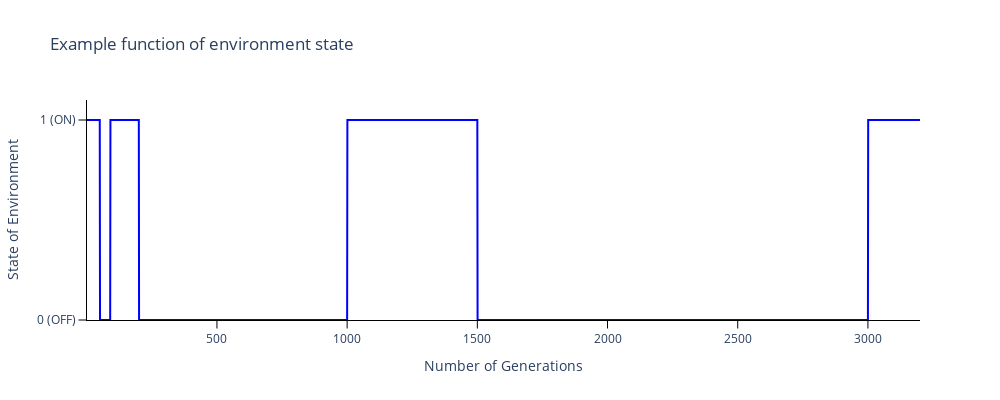

The code cell stored with this chart in its notebook:
### Markdown cell above
## Plot possible switch times of the environment

### Code cell
fig = go.Figure()

# Add traces to the separate counts panels
fig.add_trace(
    go.Scatter(
        y=plot_switch_times,
        x=list(range(1,len(plot_switch_times)+1)),
        mode='lines',
        line_color=colours[0]
    ),
)

fig.update_yaxes(ticks='outside', tickcolor='black', ticklen=7.5, title_text='State of Environment')
fig.update_xaxes(ticks='outside', tickcolor='black', ticklen=7.5, title_text='Number of Generations')

# Add axis labels
fig.update_layout(
    title='Example function of environment state',
    width=1000, 
    height=400,
    plot_bgcolor='white',
    xaxis=dict(
        linecolor='black'
        ),
    yaxis=dict(
        linecolor='black',
        range = [0, 1.1],
        tickvals=[0, 1],
        ticktext=['0 (OFF)', '1 (ON)']),
    )

fig.write_image('images/Example-environment.pdf')
fig.show()

### Figure 1 — Plotly figure (JSON) as saved in the notebook; plotly's stock layout.template omitted (floating-point values rounded to 4 significant figures; data arrays with more than 128 entries replaced by an {"elided": "..."} marker saying what was removed)
{"data": [{"line": {"color": "blue"}, "mode": "lines", "type": "scatter", "x": {"elided": "3200 int values"}, "y": {"elided": "3200 int values"}}], "layout": {"height": 400, "plot_bgcolor": "white", "title": {"text": "Example function of environment state"}, "width": 1000, "xaxis": {"linecolor": "black", "tickcolor": "black", "ticklen": 7.5, "ticks": "outside", "title": {"text": "Number of Generations"}}, "yaxis": {"linecolor": "black", "range": [0, 1.1], "tickcolor": "black", "ticklen": 7.5, "ticks": "outside", "ticktext": ["0 (OFF)", "1 (ON)"], "tickvals": [0, 1], "title": {"text": "State of Environment"}}}}
